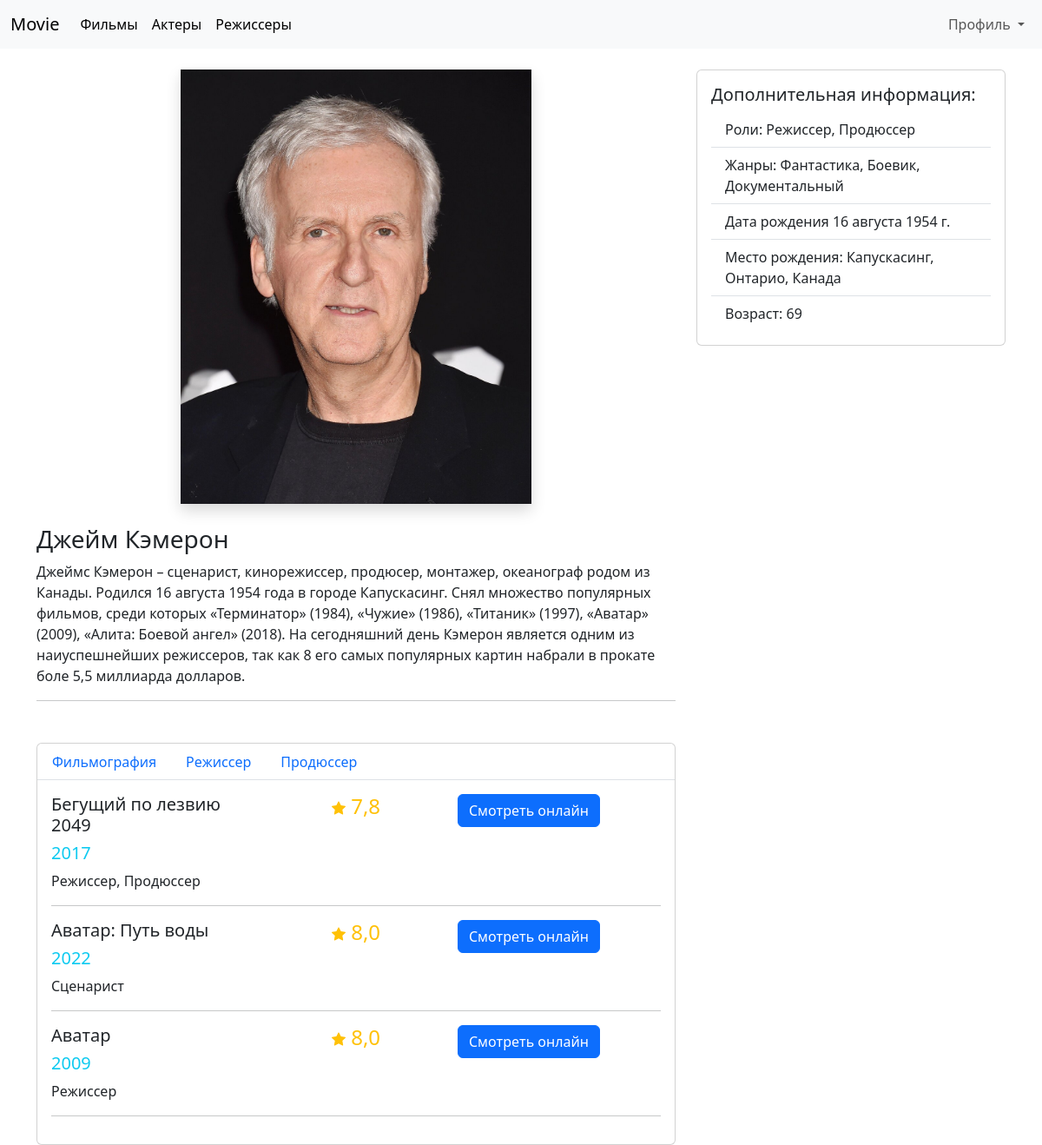
/persons/dzheym_kemeron (signed in), run on the app's committed database.
### movie_app/models.py (models this page shows, shortened)
class Person(models.Model):
    MALE = 'M'
    FEMALE = 'F'
    GENDERS = [
        (MALE, 'Мужчина'),
        (FEMALE, 'Женщина')
    ]
    name = models.CharField(max_length=30)
    gender = models.CharField(choices=GENDERS, max_length=1)
    description = models.TextField()
    date_born = models.DateField()
    place_born = models.CharField(max_length=100)
    img = models.ImageField(upload_to='person_photo/%Y/%m/%d')
    slug = models.SlugField(null=True, blank=True)
    genre = models.ManyToManyField(Genre)
    type_person = models.ManyToManyField(TypePerson)
    def get_url(self):
        return reverse('about_person', args=[self.slug])
    @property
    def all_films(self):
        return self.movie_set.all()
    @property
    def age(self):
        now_year = date.today().year
        return now_year - self.date_born.year

class TypePerson(models.Model):
    name = models.CharField(max_length=30)
    def __str__(self):
        return self.name

class Genre(models.Model):
    name = models.CharField(max_length=30)
    def __str__(self):
        return self.name

class Movie(models.Model):
    MPAA_G = 'G'
    MPAA_PG = 'PG'
    MPAA_PG13 = 'PG13'
    MPAA_R = 'R'
    MPAA_NC13 = 'NC17'
    RATING_MPAA = [
        (MPAA_G, 'Рейтинг G — Нет возрастных ограничений'),
        (MPAA_PG, 'Рейтинг PG — Рекомендуется присутствие родителей'),
        (MPAA_PG13, 'Рейтинг PG-13 — Детям до 13 лет просмотр не желателен'),
        (MPAA_R, 'Рейтинг R — Лицам до 17 лет обязательно присутствие взрослого'),
        (MPAA_NC13, 'Рейтинг NC-17 — Лицам до 18 лет просмотр запрещен')
    ]
    name = models.CharField(max_length=50)
    tagline = models.CharField(max_length=200, default='-')
    description = models.TextField(null=True)
    img = models.ImageField(upload_to='movie_photos/%Y/%m/%d', null=True, blank=True)
    trailer = models.FileField(upload_to='movie_video_trailer/%Y/%m/%d', null=True, blank=True)
    video = models.FileField(upload_to='movie_video/%Y/%m/%d', null=True, blank=True)
    slug = models.SlugField(null=True, blank=True)
    country = models.ForeignKey(Country, on_delete=models.PROTECT)
    genre = models.ManyToManyField(Genre)
    persons = models.ManyToManyField(Person, through='MoviePerson')
    budget = models.IntegerField(null=True, blank=True)
    fees = models.IntegerField(null=True, blank=True)
    data_release = models.IntegerField()
    world_rating = models.FloatField(null=True, blank=True)
    user_rating = models.FloatField(null=True, blank=True)
    rating_mpaa = models.CharField(max_length=4, choices=RATING_MPAA)
    rewards = models.ManyToManyField(Reward, null=True, blank=True)
    class Meta:
        ordering = ['-id']
    def get_url(self):
        return reverse('about_movie', args=[self.slug])
    @property
    def current_user_rating(self):
        return self.user_rating

### movie_app/views.py (the view)
# urls.py: path('persons/<slug:slug_person>', views.AboutPerson.as_view(), name='about_person'),
class AboutPerson(DetailView):
    model = models.Person
    template_name = 'detail_person.html'
    context_object_name = 'person'
    slug_url_kwarg = 'slug_person'
    def get_context_data(self, **kwargs):
        context = super().get_context_data(**kwargs)
        all_movies_with_types = {}
        if self.request.GET:
            movies = self.object.all_films.filter(movieperson__type_person=self.request.GET['filter'])
            context['selected_type'] = self.request.GET['filter']
        else:
            movies = self.object.all_films
        for movie in movies:
            types_person = []
            for type_p in movie.movieperson_set.filter(person_id=self.object):
                types_person.append(type_p.type_person)
            all_movies_with_types[movie] = types_person
        context['all_movies'] = all_movies_with_types
        context['types_person'] = self.object.type_person.all()
        return context

### movie_app/templates/detail_person.html (shortened to what this page needs)
{% extends 'detail_base.html' %}
{% block main_content %}
    <div class="text-center mb-4"><img src='{{ person.img.url }}' class="img-fluid shadow" style="height: 500px">
    </div>
        <h3 class="mt-2">{{ person.name }}</h3>
        <p>{{ person.description }}</p>
    <hr class="mb-4">
{% endblock %}
{% block additional_information %}
        <div class='card'>
        <div class='card-body'>
            <h5 class='card-title'>Дополнительная информация:</h5>
            <ul class="list-group list-group-flush">
                <li class="list-group-item">Роли:
                    {% for type_person in types_person %}
                	{% if forloop.last %}
                        {{ type_person }}
                        {% else %}
                        {{ type_person }},
                    {% endif %}
                    {% endfor %}
                </li>
                <li class="list-group-item">Жанры:
                {% for genre in person.genre.all %}
                    {% if forloop.last %}
                    {{ genre }}
                    {% else %}
                	{{ genre }},
                    {% endif %}
                {% endfor %}
                </li>
                <li class="list-group-item">Дата рождения {{ person.date_born }}</li>
                <li class="list-group-item">Место рождения: {{ person.place_born }}</li>
                <li class="list-group-item">Возраст: {{ person.age }}</li>
            </ul>
        </div>
    </div>
{% endblock %}
{% block additional_block %}
    <div class='card'>
      <ul class="nav nav-tabs">
          <li class="nav-item">
        <a class="nav-link" aria-current="page" href="{{ person.get_url }}">Фильмография</a>
      </li>
          {% for type in types_person %}
              {% if type.name == person.selected_type %}
                  <li class="nav-item">
                <a class="nav-link active" aria-current="page" href="?filter={{ type.pk }}">{{ type.name }}</a>
                </li>
                  {% else %}
                  <li class="nav-item">
            <a class="nav-link" aria-current="page" href="?filter={{ type.pk }}">{{ type.name }}</a>
            </li>
              {% endif %}
          {% endfor %}
        </ul>
      <div class='card-body'>
          {% for movie, types_person in all_movies.items %}
              <div class='row g-0'>
          <div class='col'>
            <h5>{{ movie.name }}</h5>
          <h5 class="text-info">{{ movie.data_release }}</h5>
            <p>
                {% for i in types_person %}
                    {% if forloop.last %}
                        {{ i }}
                    {% else %}
                        {{ i }},
                    {% endif %}
                  {% endfor %}
            </p>
          </div>
          <div class='col text-center'>
             <h4 class='text-warning'>
                 {{ movie.world_rating }}
                  </h4>
          </div>
          <div class='col'>
          <a class='btn btn-primary' href='{{ movie.get_url }}'>Смотреть онлайн</a>
          </div>
          <hr>
        </div>
          {% endfor %}
      </div>
    </div>
{% endblock %}

### data on the page
Person: img (picture), name "Джейм Кэмерон", description "Джеймс Кэмерон – сценарист, кинорежиссер, продюсер, монтажер, океанограф родом из Канады. Родился 16 августа 1954 года в городе Капускасинг. Снял множество популярных фильмов, среди которых «Терминатор» (1984), «Чужие» (1986), «Титаник» (1997), «Аватар» (2009), «Алита: Боевой ангел» (2018). На сегодняшний день Кэмерон является одним из наиуспешнейших режиссеров, так как 8 его самых популярных картин набрали в прокате боле 5,5 миллиарда долларов.", date_born "16 августа 1954 г.", place_born "Капускасинг, Онтарио, Канада", age "69"
TypePerson: name "Режиссер"
TypePerson: name "Продюссер"
Genre: name "Фантастика"
Genre: name "Боевик"
Genre: name "Документальный"
Movie: name "Бегущий по лезвию 2049", data_release "2017", world_rating "7,8"
Movie: name "Аватар: Путь воды", data_release "2022", world_rating "8,0"
TypePerson: name "Сценарист"
Movie: name "Аватар", data_release "2009", world_rating "8,0"
